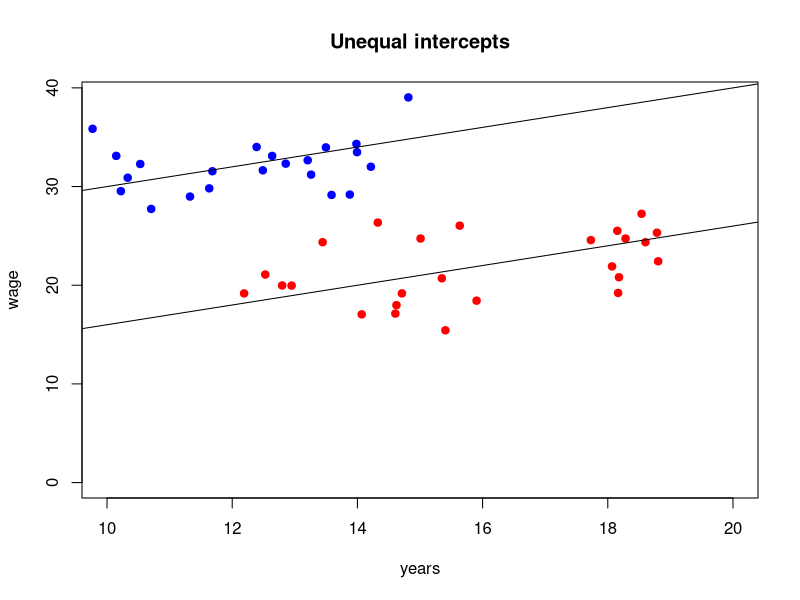
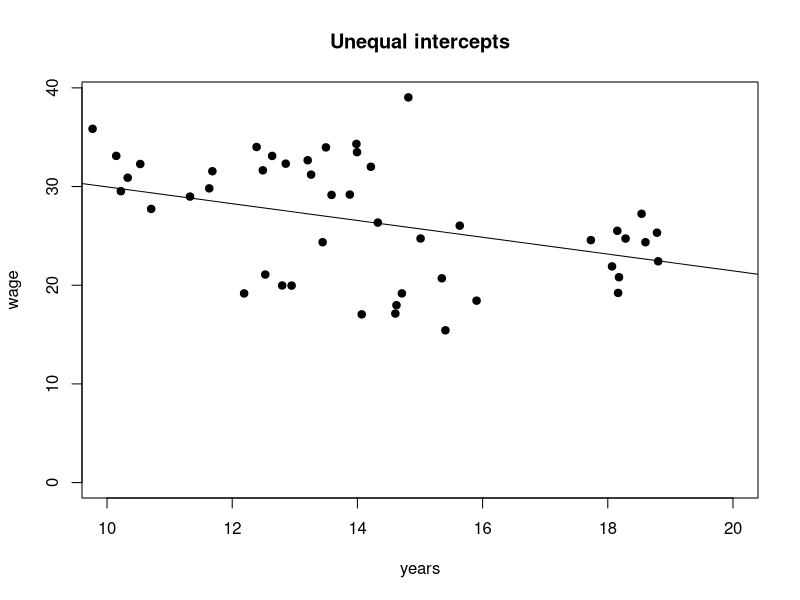
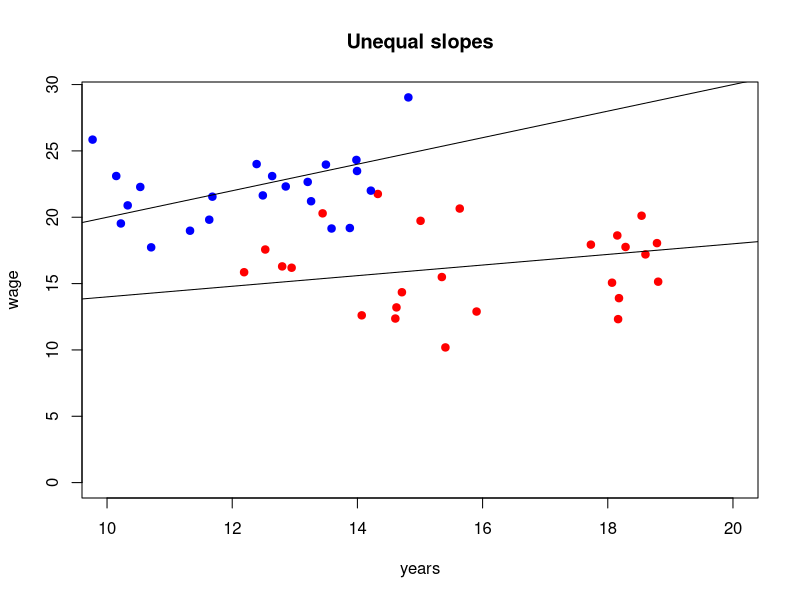
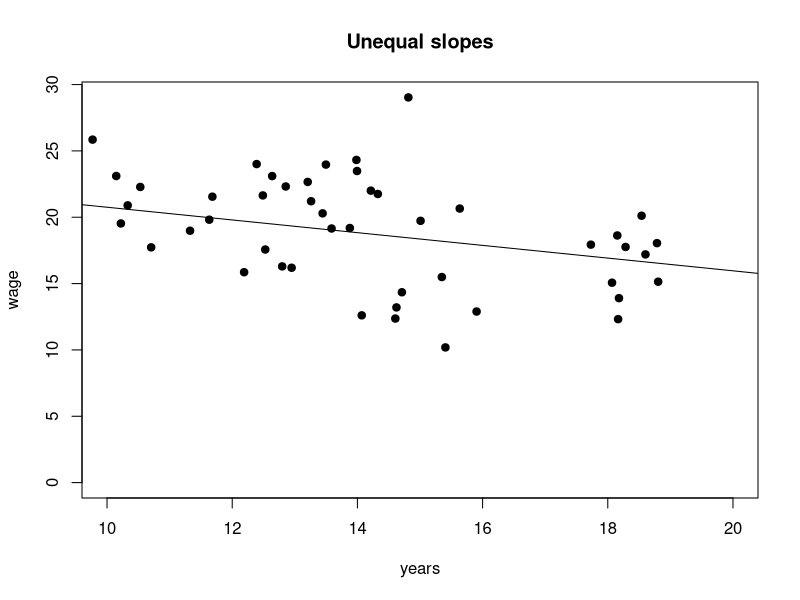

R code for these plots, in order:
# Dummy variables
# Unequal intercept

set.seed(1364870)
alphaM <- 20
alphaF <- 6
betaM <- betaF <- 1
xM <- c(11.326,12.855,12.489,9.769,8.966,9.184,11.683,10.147,13.984,10.221,11.633,13.994,13.497,8.458,13.260,14.215,12.638,13.206,10.531,13.879,12.390,14.814,13.587,10.330,10.705)
xF <- c(15.009,18.179,18.068,12.190,14.069,15.635,12.949,18.805,18.540,14.606,12.798,12.528,15.406,14.326,18.284,18.786,18.152,13.444,18.165,15.904,14.711,14.624,18.602,15.349,17.730)
uM <- rnorm(25)*3
uF <- rnorm(25)*3
yM <- alphaM+betaM*xM+uM
yF <- alphaF+betaF*xF+uF

plot(xF,yF,col="red",pch=19,xlim=c(10,20),ylim=c(0,max(yM)),xlab="years",ylab="wage",main="Unequal intercepts")
points(xM,yM,col="blue",pch=19)
abline(alphaF,betaF)
abline(alphaM,betaM)
a <- locator(1)

plot(xF,yF,pch=19,xlim=c(10,20),ylim=c(0,max(yM)),xlab="years",ylab="wage",main="Unequal intercepts")
points(xM,yM,pch=19)
a <- locator(1)
y <- c(yM,yF)
x <- c(xM,xF)
abline(lm(y~x))
a <- locator(1)

# Unequal slope

set.seed(1364870)
alphaM <- 10
alphaF <- 10
betaM <- 1
betaF <- 0.4
xM <- c(11.326,12.855,12.489,9.769,8.966,9.184,11.683,10.147,13.984,10.221,11.633,13.994,13.497,8.458,13.260,14.215,12.638,13.206,10.531,13.879,12.390,14.814,13.587,10.330,10.705)
xF <- c(15.009,18.179,18.068,12.190,14.069,15.635,12.949,18.805,18.540,14.606,12.798,12.528,15.406,14.326,18.284,18.786,18.152,13.444,18.165,15.904,14.711,14.624,18.602,15.349,17.730)
uM <- rnorm(25)*3
uF <- rnorm(25)*3
yM <- alphaM+betaM*xM+uM
yF <- alphaF+betaF*xF+uF

plot(xF,yF,col="red",pch=19,xlim=c(10,20),ylim=c(0,max(yM)),xlab="years",ylab="wage",main="Unequal slopes")
points(xM,yM,col="blue",pch=19)
abline(alphaF,betaF)
abline(alphaM,betaM)
a <- locator(1)
plot(xF,yF,pch=19,xlim=c(10,20),ylim=c(0,max(yM)),xlab="years",ylab="wage",main="Unequal slopes")
points(xM,yM,pch=19)
a <- locator(1)
y <- c(yM,yF)
x <- c(xM,xF)
abline(lm(y~x))
